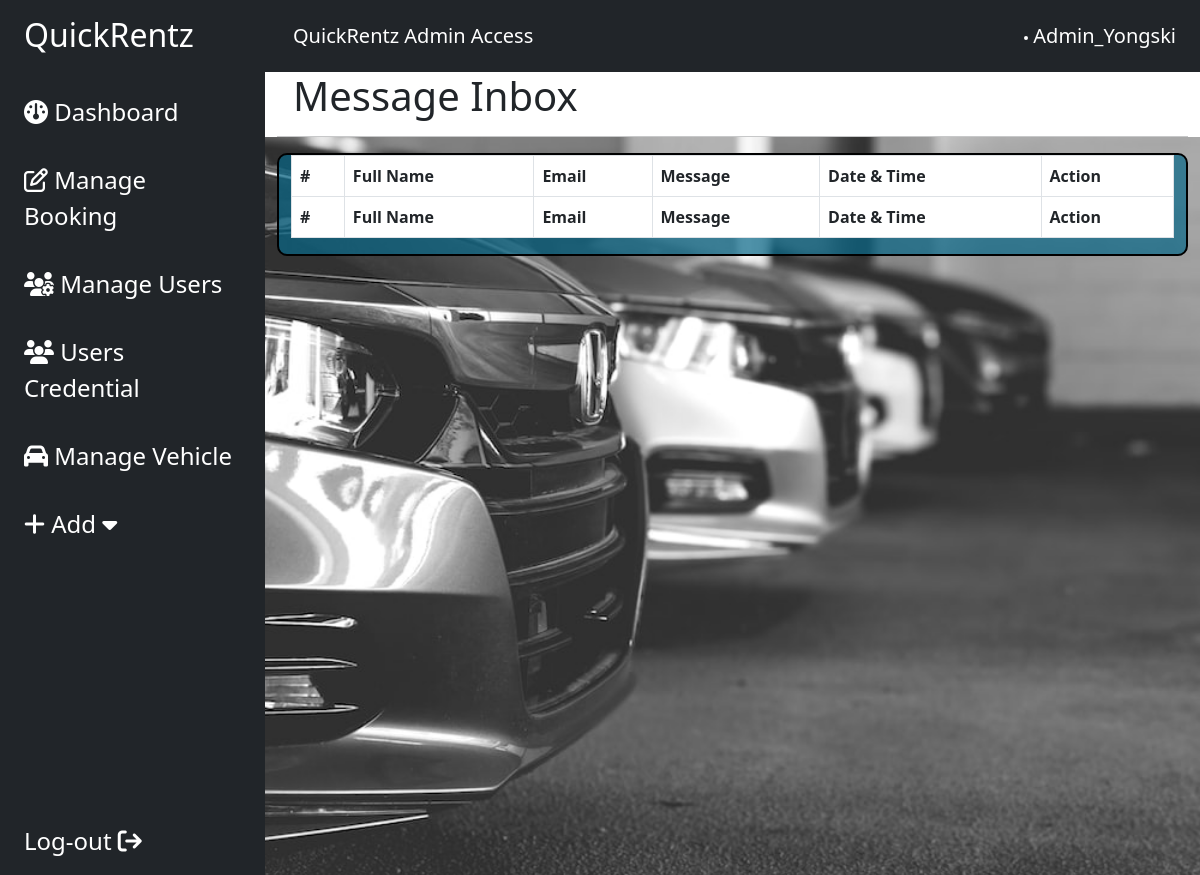
The app's page /admin/Msg/messages.php (signed in), older data.
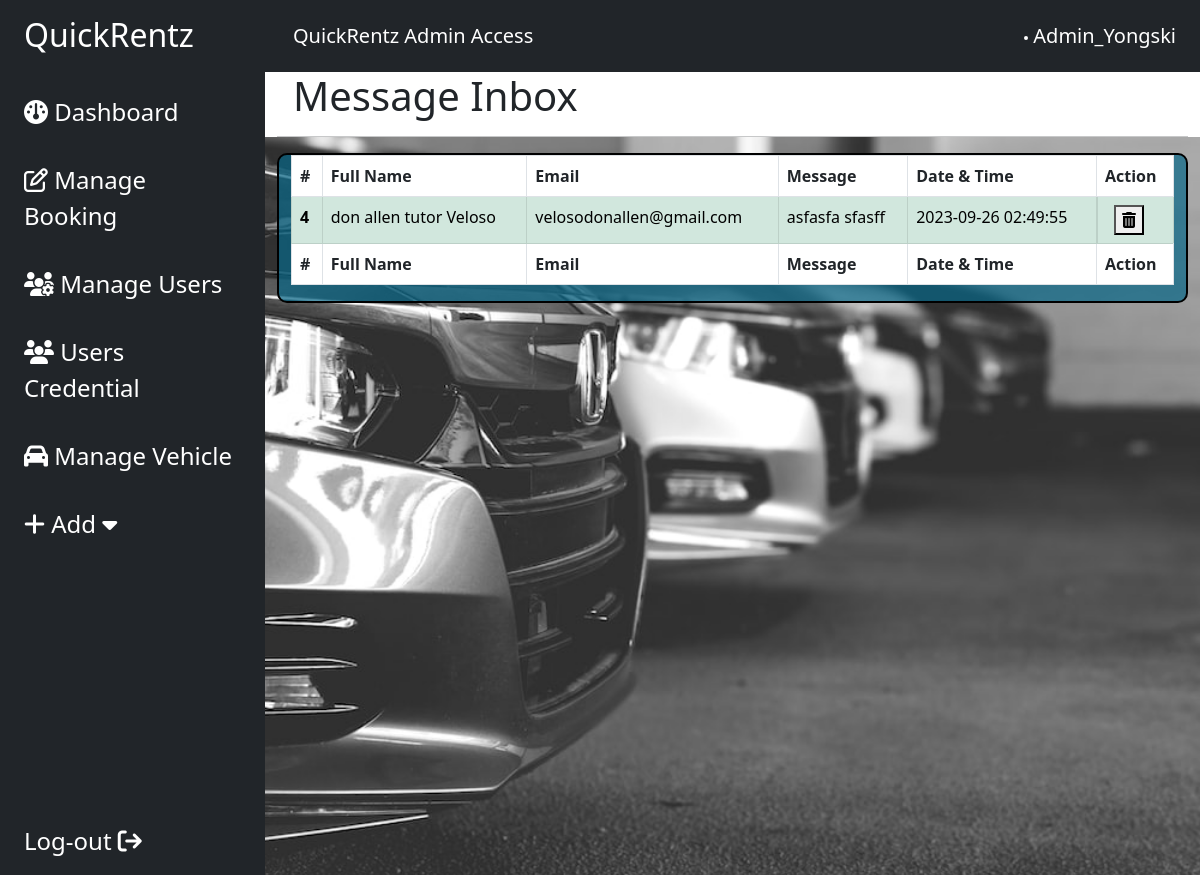
The same page, newer data.
### tables this page shows
CREATE TABLE `message` (
  `MessageID` int(11) NOT NULL,
  `Name` text NOT NULL,
  `Email` varchar(100) NOT NULL,
  `Message` text NOT NULL,
  `DateAndTimeRecieved` datetime NOT NULL DEFAULT current_timestamp()
);

### admin/Msg/messages.php (the view, shortened to what the changed rows need)
<?php
include "../includes/database.php";
?>
<!DOCTYPE html>
<html lang="en">
<head>
    <link href="https://cdn.jsdelivr.net/npm/bootstrap@5.3.0/dist/css/bootstrap.min.css" rel="stylesheet"
>
    <link rel="stylesheet" href="https://cdnjs.cloudflare.com/ajax/libs/font-awesome/6.4.0/css/all.min.css"
 />
    <link rel="stylesheet" href="../style.css">
</head>
<body>
    <div class="main-container d-flex h-100">
        <div class="sidebar bg-dark" id="side_nav">
            <div class="header-box px-3 pt-3 pd-4 d-flex justify-content-between">
                <h2 class="text-white px-2">
                    QuickRentz
                </h2>
            </div>
        </div>
        <div class="content">
            <div class="container-fluid bg-white">
                <h1 class="col-md-12 px-3">Message Inbox</h1>
            </div>
            <div class="container">
                <div class="container-fluid"
                    style="border: 2px solid #000; border-radius: 10px;background-color: rgba(8, 103, 136, 0.7);">
                    <table id="pagination" class="table table-bordered" style="width:100%;">
                        <thead>
                            <tr>
                                <th scope="col">#</th>
                                <th scope="col">Full Name</th>
                                <th scope="col">Email</th>
                                <th scope="col">Message</th>
                                <th scope="col">Date & Time</th>
                                <th scope="col">Action</th>
                            </tr>
                        </thead>
                        <tbody class="table-success">
                            <?php
                            $sqlMessageList = "SELECT * FROM `message`";
                            $initiateMessageList = mysqli_query($conn, $sqlMessageList);
                            while ($results = mysqli_fetch_assoc($initiateMessageList)) {
                                echo "
                                <tr>
                                    <th scope='row'>$results[MessageID]</th>
                                    <td>$results[Name]</td>
                                    <td>$results[Email]</td>
                                    <td>$results[Message]</td>
                                    <td>$results[DateAndTimeRecieved]</td>
                                    <td class='d-flex'>
                                        <form method='GET' action='deleteMsg.php' class='px-2'>
                                            <input type='hidden' name='DeleteMsgID' value='$results[MessageID]'>
                                            <button type='submit' class='btn-delete'><i class='fas fa-trash-alt'></i></button>
                                        </form>
                                    </td>
                                </tr>";
                            }
                            ?>
                        </tbody>
                        <tfoot>
                            <tr>
                                <th scope="col">#</th>
                                <th scope="col">Full Name</th>
                                <th scope="col">Email</th>
                                <th scope="col">Message</th>
                                <th scope="col">Date & Time</th>
                                <th scope="col">Action</th>
                            </tr>
                        </tfoot>
                    </table>
                </div>
            </div>
        </div>
</body>
</html>

Row changes from the older to the newer data that the page shows:
added message: MessageID "4", Name "don allen tutor Veloso", Email "velosodonallen@gmail.com", Message "asfasfa sfasff", DateAndTimeRecieved "2023-09-26 02:49:55"
